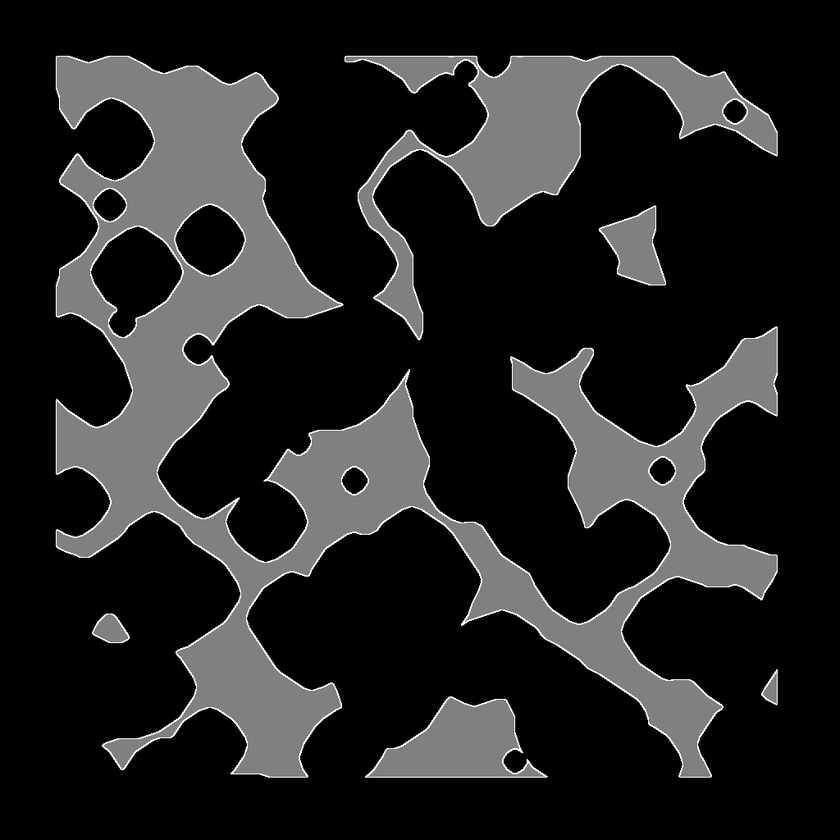
#> input picture Algos/Python/CA/0.bmp, 840 x 840 px, shrunk from 1024 x 1024 before the run
$ python mesh.py 0.bmp
#> lines starting #> are read from the running program, lines starting #| are printed output that depends on the picture; after the words box and inside, x2 and y2 are one past the last pixel; in counts of white or black regions, pixels touching at a corner belong together
##################################################
## Author: https://github.com/Umwelt32/QuickCode
## Copyright: 2023
## canny
## References:
##############
##############
##################################################
import os,sys,math,numpy,random,cv2

m_img_data   = None
m_mmesh_data = None

def _create_2d_array(img):
    i = numpy.zeros(img.shape, dtype=numpy.dtype([('x', 'int'), ('y', 'int'),('v', 'int'),('s', '0')]))
    for x in range(img.shape[0]):
        for y in range(img.shape[1]):
            i[x][y]=(x, y,img[x][y],[None,None,None,None])
    return i

if __name__ == "__main__":
    m_img_data   = cv2.imread(sys.argv[1], cv2.IMREAD_GRAYSCALE)
#> m_img_data is the input picture: shape (840, 840); min 0, max 255, mean 34.5
    m_img_data[m_img_data!=0]=1
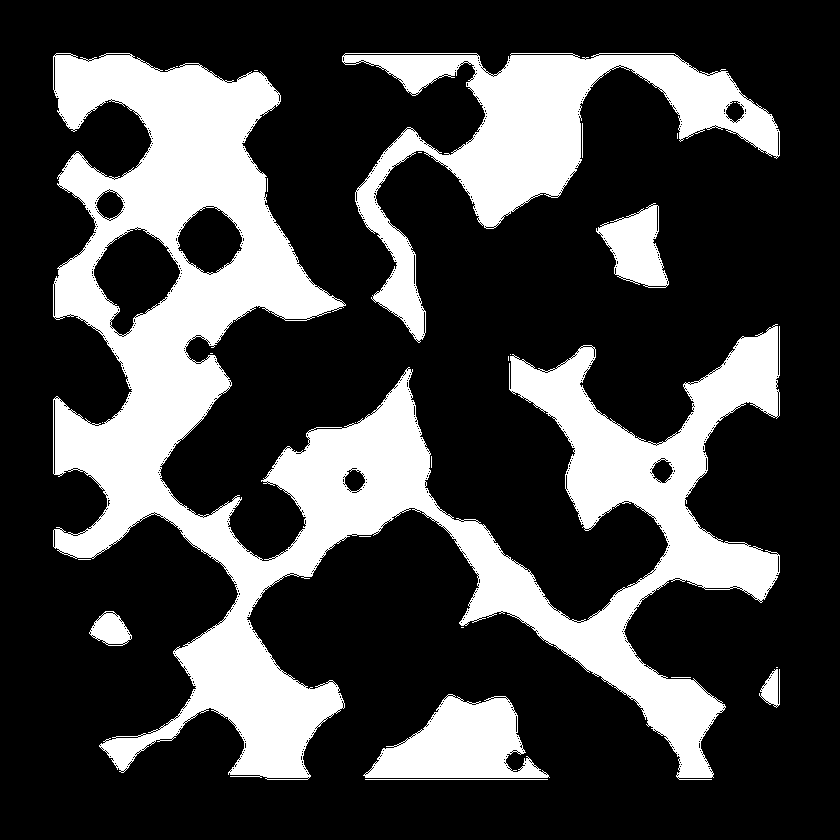
#> m_img_data: shape (840, 840); values 0 (black) and 1 (white), 26.9% white; 32 white regions (23 under 20 px), largest, box (x1, y1, x2, y2) and area: (53, 53, 780, 780) 143829, (342, 53, 780, 343) 32017, (363, 694, 550, 778) 9008
#> (the run stopped early here; a loop or call above may not have finished)

$ run again, on Algos/Python/CA/2.bmp
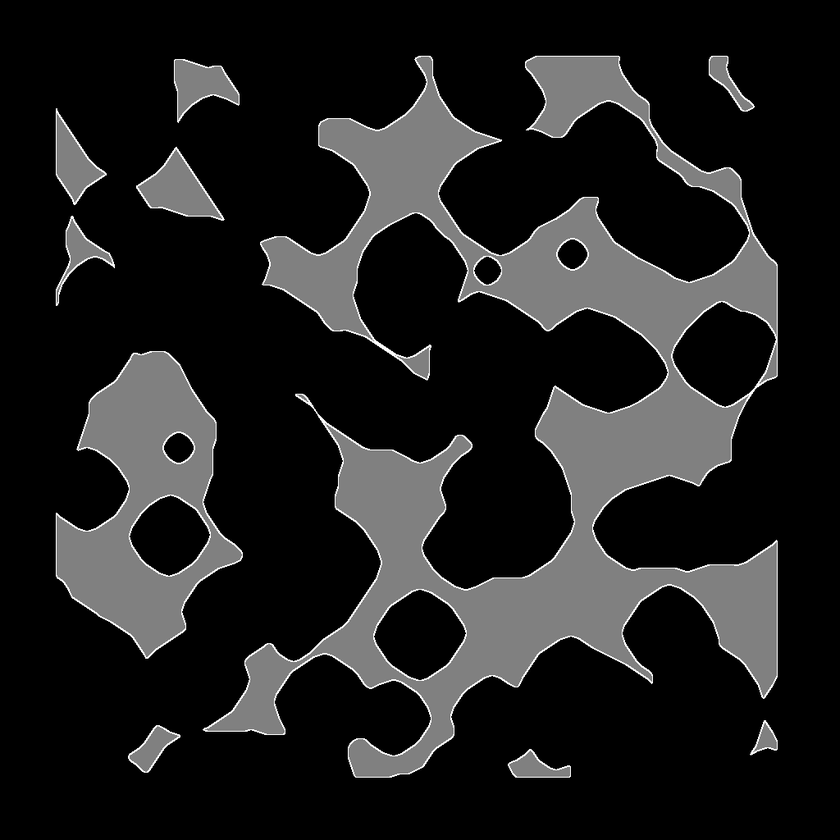
#> input picture Algos/Python/CA/2.bmp, 840 x 840 px, shrunk from 1024 x 1024 before the run
#> m_img_data is the input picture: shape (840, 840); min 0, max 255, mean 32.1
#> `m_img_data[m_img_data!=0]=1`:
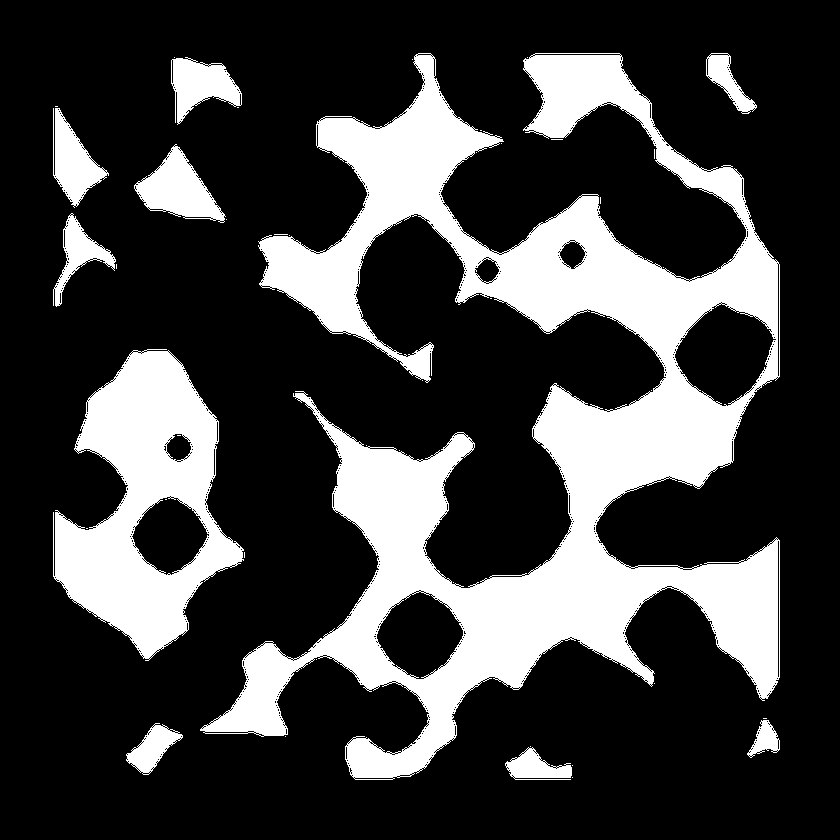
#> m_img_data: shape (840, 840); values 0 (black) and 1 (white), 25.1% white; 47 white regions (37 under 20 px), largest, box (x1, y1, x2, y2) and area: (200, 53, 780, 780) 132835, (53, 349, 244, 661) 29180, (134, 144, 226, 223) 3503

$ run again, on Algos/Python/CA/3.bmp
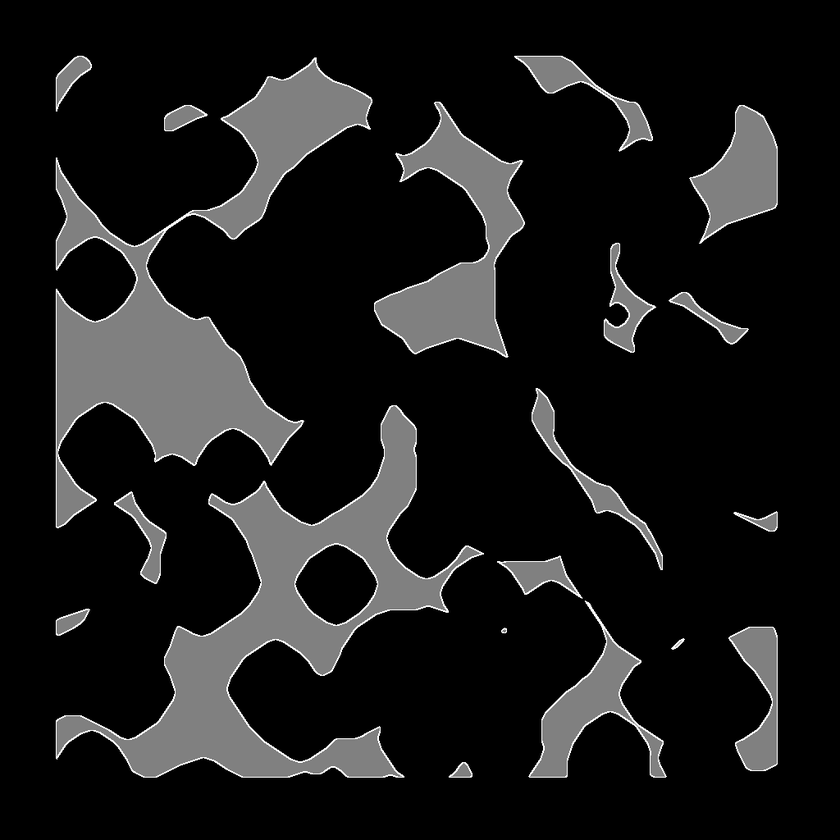
#> input picture Algos/Python/CA/3.bmp, 840 x 840 px, shrunk from 1024 x 1024 before the run
#> m_img_data is the input picture: shape (840, 840); min 0, max 255, mean 26
#> `m_img_data[m_img_data!=0]=1`:
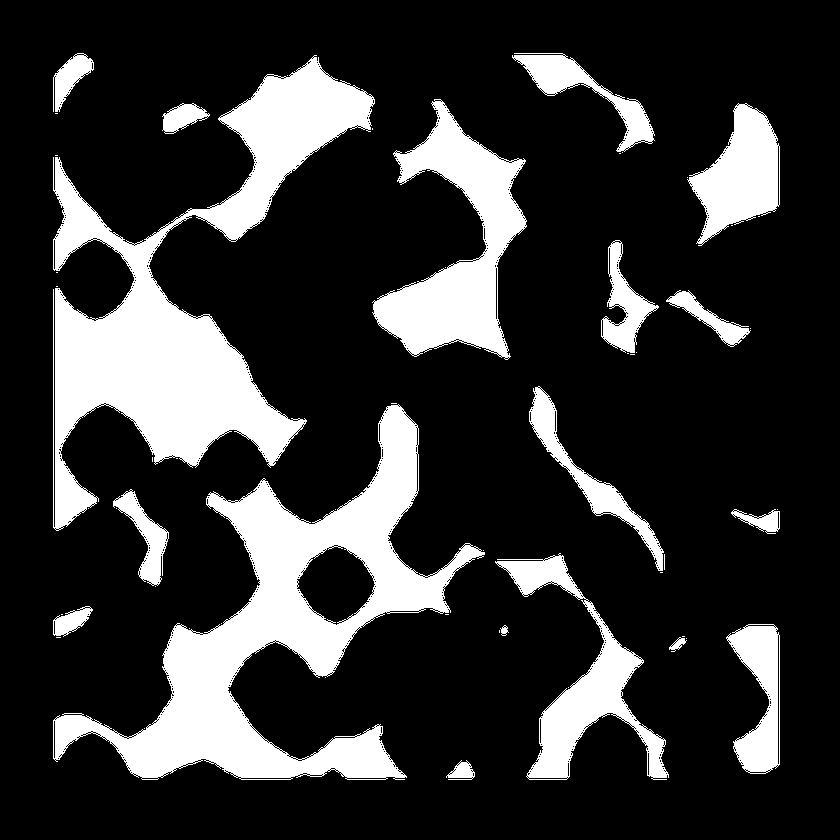
#> m_img_data: shape (840, 840); values 0 (black) and 1 (white), 20.4% white; 57 white regions (39 under 20 px), largest, box (x1, y1, x2, y2) and area: (53, 55, 375, 531) 45605, (53, 404, 485, 780) 43733, (372, 99, 527, 360) 16405

$ run again, on Algos/Python/CA/4.bmp
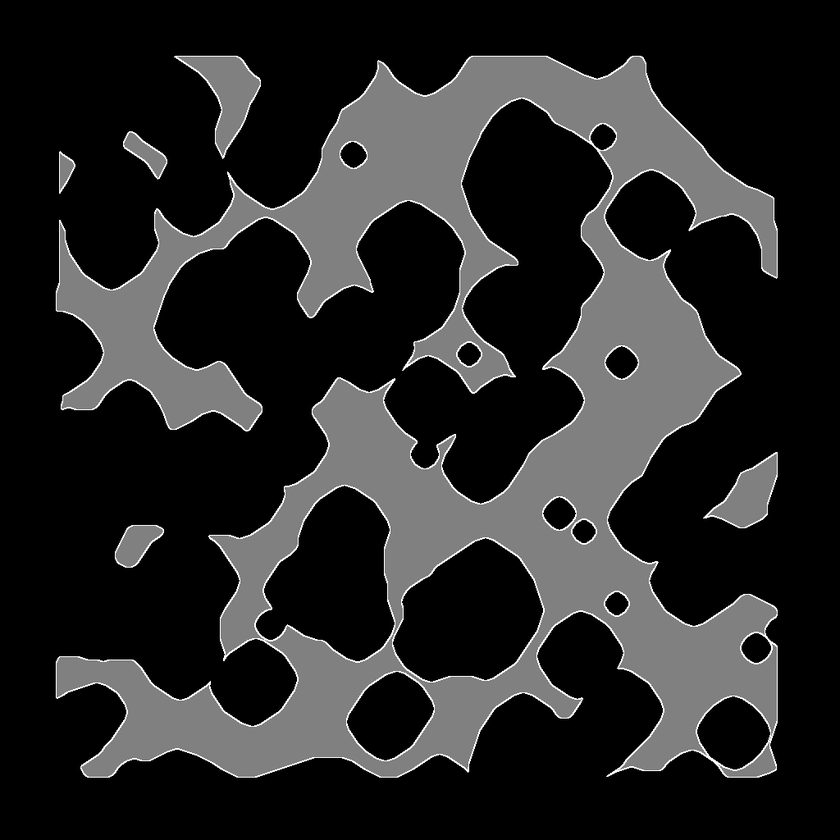
#> input picture Algos/Python/CA/4.bmp, 840 x 840 px, shrunk from 1024 x 1024 before the run
#> m_img_data is the input picture: shape (840, 840); min 0, max 255, mean 39.4
#> `m_img_data[m_img_data!=0]=1`:
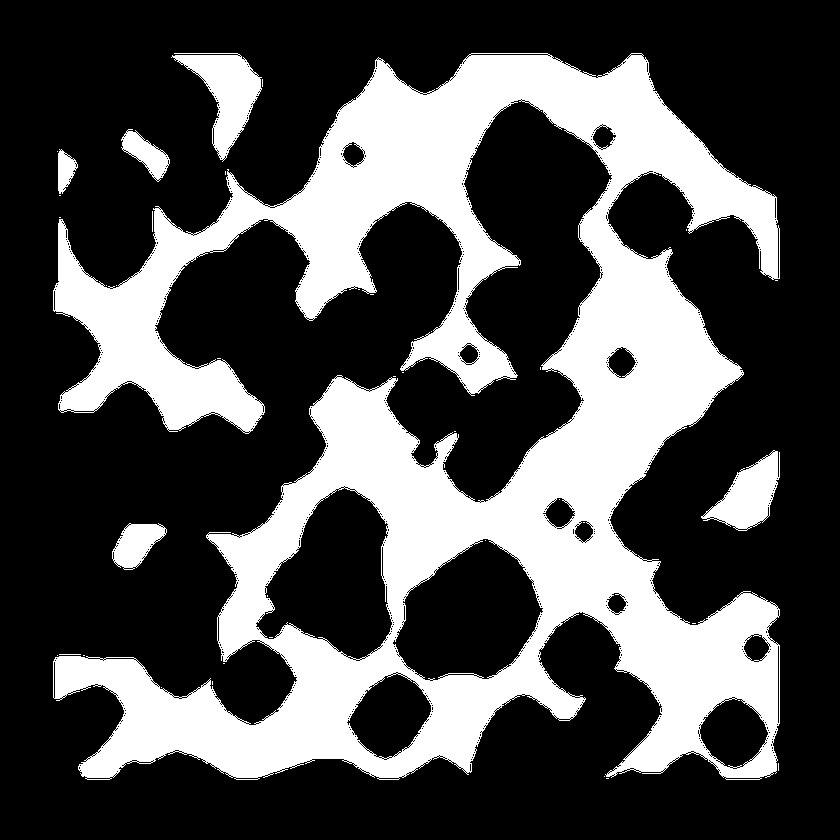
#> m_img_data: shape (840, 840); values 0 (black) and 1 (white), 30.7% white; 45 white regions (37 under 20 px), largest, box (x1, y1, x2, y2) and area: (53, 53, 780, 780) 206301, (171, 53, 262, 162) 4158, (701, 450, 780, 531) 3130
